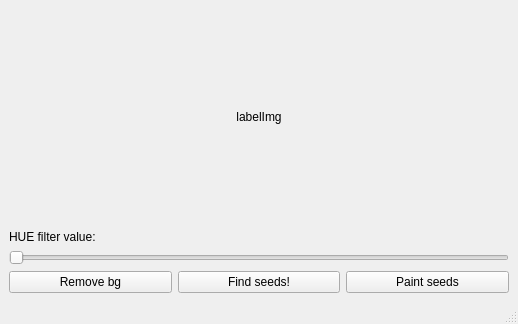
<?xml version="1.0" encoding="UTF-8"?>
<ui version="4.0">
 <class>MainWindow</class>
 <widget class="QMainWindow" name="MainWindow">
  <property name="geometry">
   <rect>
    <x>0</x>
    <y>0</y>
    <width>518</width>
    <height>324</height>
   </rect>
  </property>
  <property name="windowTitle">
   <string>MainWindow</string>
  </property>
  <widget class="QWidget" name="centralwidget">
   <layout class="QVBoxLayout" name="verticalLayout_2">
    <item>
     <layout class="QHBoxLayout" name="horizontalLayoutUpper">
      <item>
       <spacer name="horizontalSpacer">
        <property name="orientation">
         <enum>Qt::Horizontal</enum>
        </property>
        <property name="sizeType">
         <enum>QSizePolicy::Preferred</enum>
        </property>
        <property name="sizeHint" stdset="0">
         <size>
          <width>40</width>
          <height>20</height>
         </size>
        </property>
       </spacer>
      </item>
      <item>
       <widget class="AvtemLabel" name="labelImg">
        <property name="sizePolicy">
         <sizepolicy hsizetype="Maximum" vsizetype="Expanding">
          <horstretch>0</horstretch>
          <verstretch>0</verstretch>
         </sizepolicy>
        </property>
        <property name="minimumSize">
         <size>
          <width>1</width>
          <height>1</height>
         </size>
        </property>
        <property name="mouseTracking">
         <bool>true</bool>
        </property>
        <property name="autoFillBackground">
         <bool>false</bool>
        </property>
        <property name="frameShape">
         <enum>QFrame::NoFrame</enum>
        </property>
        <property name="lineWidth">
         <number>2</number>
        </property>
        <property name="text">
         <string>labelImg</string>
        </property>
        <property name="alignment">
         <set>Qt::AlignCenter</set>
        </property>
        <property name="indent">
         <number>0</number>
        </property>
       </widget>
      </item>
      <item>
       <spacer name="horizontalSpacer_2">
        <property name="orientation">
         <enum>Qt::Horizontal</enum>
        </property>
        <property name="sizeType">
         <enum>QSizePolicy::Preferred</enum>
        </property>
        <property name="sizeHint" stdset="0">
         <size>
          <width>40</width>
          <height>20</height>
         </size>
        </property>
       </spacer>
      </item>
     </layout>
    </item>
    <item>
     <layout class="QHBoxLayout" name="horizontalLayout_2">
      <item>
       <layout class="QVBoxLayout" name="verticalLayout">
        <item>
         <widget class="QLabel" name="labelHUEValue">
          <property name="text">
           <string>HUE filter value:</string>
          </property>
         </widget>
        </item>
        <item>
         <widget class="QSlider" name="sliderBgRemoval">
          <property name="sizePolicy">
           <sizepolicy hsizetype="Preferred" vsizetype="Fixed">
            <horstretch>0</horstretch>
            <verstretch>0</verstretch>
           </sizepolicy>
          </property>
          <property name="maximum">
           <number>255</number>
          </property>
          <property name="orientation">
           <enum>Qt::Horizontal</enum>
          </property>
         </widget>
        </item>
       </layout>
      </item>
     </layout>
    </item>
    <item>
     <layout class="QHBoxLayout" name="horizontalLayout">
      <property name="sizeConstraint">
       <enum>QLayout::SetDefaultConstraint</enum>
      </property>
      <item>
       <widget class="QPushButton" name="btnRemoveBg">
        <property name="minimumSize">
         <size>
          <width>0</width>
          <height>0</height>
         </size>
        </property>
        <property name="toolTip">
         <string>Simply sets Hue filter value to 200</string>
        </property>
        <property name="text">
         <string>Remove bg</string>
        </property>
       </widget>
      </item>
      <item>
       <widget class="QPushButton" name="btnFoundSeeds">
        <property name="minimumSize">
         <size>
          <width>0</width>
          <height>0</height>
         </size>
        </property>
        <property name="text">
         <string>Find seeds!</string>
        </property>
       </widget>
      </item>
      <item>
       <widget class="QPushButton" name="btnPaintSeeds">
        <property name="minimumSize">
         <size>
          <width>0</width>
          <height>0</height>
         </size>
        </property>
        <property name="text">
         <string>Paint seeds</string>
        </property>
       </widget>
      </item>
     </layout>
    </item>
   </layout>
  </widget>
  <widget class="QStatusBar" name="statusBar"/>
 </widget>
 <customwidgets>
  <customwidget>
   <class>AvtemLabel</class>
   <extends>QLabel</extends>
   <header location="global">AvtemLabel.h</header>
  </customwidget>
 </customwidgets>
 <tabstops>
  <tabstop>btnRemoveBg</tabstop>
  <tabstop>btnFoundSeeds</tabstop>
  <tabstop>btnPaintSeeds</tabstop>
 </tabstops>
 <resources/>
 <connections/>
</ui>
